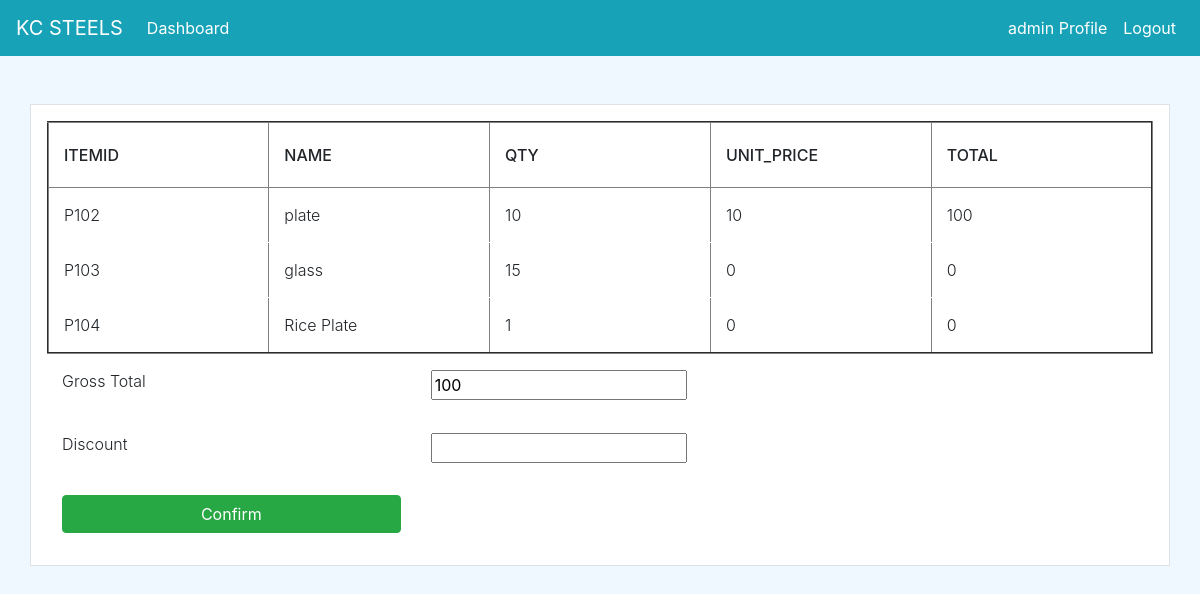
Before: /purchase/add/PO101/confirm (signed in) with the older database file.
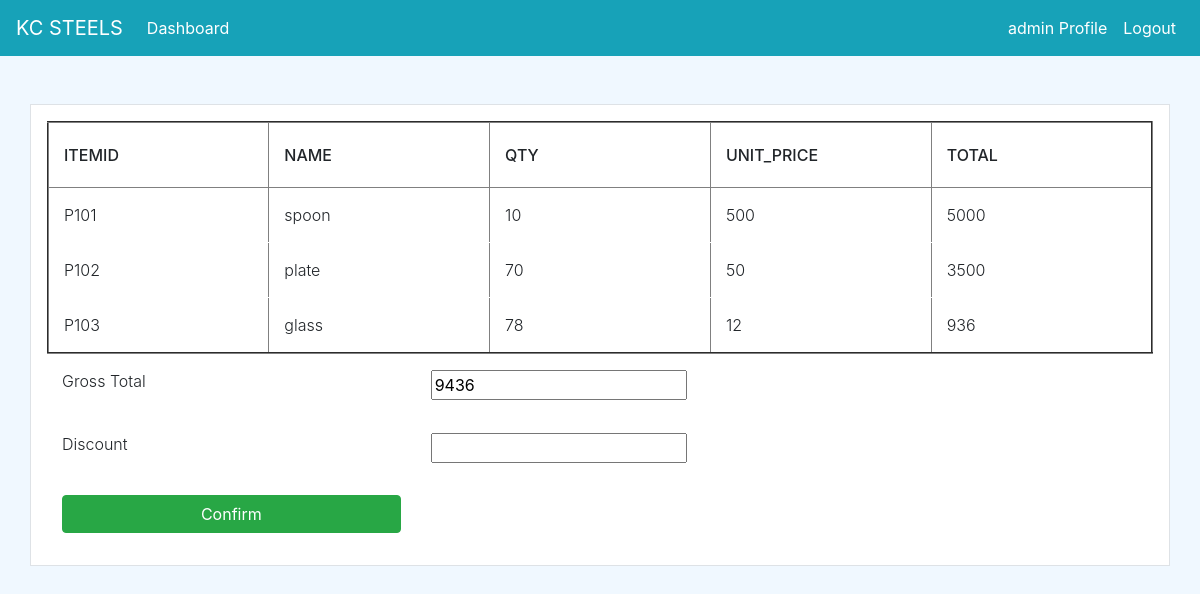
After: the same page with the newer database file.
### dashboard/models.py (models this page shows, shortened)
class PurchasedItems(models.Model):
    po_number = models.ForeignKey(PurchaseOrder, on_delete=models.CASCADE,null=True)
    vendor_id = models.ForeignKey(Vendor, on_delete=models.CASCADE,null=True)
    item_id = models.ForeignKey(Item, on_delete=models.CASCADE,null=True)
    item_name = models.CharField(max_length=100, null=True)
    quantity = models.PositiveIntegerField(null=True, default=0)
    unit_price = models.PositiveIntegerField(null=True, default=0)
    total_amt = models.PositiveIntegerField(null=True)
    @property
    def item_name(self):
        return self.item_id.name

class Item(models.Model):
        item_no = models.IntegerField(null=True)
        item_id = models.CharField(max_length=10,null=True)
        name = models.CharField(max_length=100, null=True, blank=False)
        unit_price = models.PositiveBigIntegerField(null=True,blank=True)
        qty_available = models.PositiveIntegerField(null=True, default=0)
        qty_sold = models.PositiveIntegerField(null=True, default=0)
        qty_purchased = models.PositiveIntegerField(null=True, default=0)
        status = models.BooleanField(default=False)
        def __str__(self):
            return self.item_id

### dashboard/views.py (the view, shortened to what this page needs)
# urls.py: path('purchase/add/<po_number>/confirm',views.purchase_add_confirm,name='purchase_add_confirm'),
@login_required
def purchase_add_confirm(request ,po_number):
    purchase_orders = PurchaseOrder.objects.all()
    current_po_number = purchase_orders.values('po_number').filter(po_number=po_number)[0]['po_number']
    current_po_number_view = purchase_orders.values('id').filter(po_number=po_number)[0]['id']
    purchase_order_individals = PurchasedItems.objects.filter(po_number_id=current_po_number_view)
    total_amt = 0
    _id = PurchaseOrder.objects.get(po_number=po_number).id
    for each in PurchasedItems.objects.filter(po_number__id=_id):
        total_amt += each.total_amt
    context = {
        'total_amt' : total_amt,
        'purchase_order_individals':purchase_order_individals,
        'current_po_number' : current_po_number
    }
    return render(request, 'purchase/purchase_confirm.html',context)

### templates/purchase/purchase_confirm.html (shortened to what this page needs)
{% extends 'partial/base.html' %}
{% load crispy_forms_tags %}
{% block content %}
<div class="container bg-white">
    <div class="row mt-5">
            <div class="border bg-white p-3">
                <table cellpadding="0" cellspacing="0" border="2">
                    <thead>
                      <tr>
                        <th scope="col">ItemID</th>
                        <th scope="col">Name</th>
                        <th scope="col">Qty</th>
                        <th scope="col">Unit_Price</th>
                        <th scope="col">Total</th>
                      </tr>
                    </thead>
                    <tbody>
                      {% for purchase_order_individal in purchase_order_individals %}
                      <tr>
                        <td>{{ purchase_order_individal.item_id }}</td>
                        <td>{{ purchase_order_individal.item_name }}</td>
                        <td>{{ purchase_order_individal.quantity }}</td>
                        <td>{{ purchase_order_individal.unit_price }}</td>
                        <td>{{ purchase_order_individal.total_amt }}</td>
                      </tr>
                      {% endfor %}
                    </tbody>
                </table>
                <table>
                    <form method="POST">
                        <tr>
                            <td><label>Gross Total</label></td>
                            <td><input type="text" name="g_amount" value="{{total_amt}}" /><td />
                        </tr>
                        <tr>
                            <td><label>Discount</label></td>
                            <td><input type="text" name="discount" /></td>
                        </tr>
                        <tr>
                            <td><input class="btn btn-success btn-block" data-backdrop="static" type="submit" value="Confirm"></td>
                        </tr>
                    </form>
                </table>
           </div>
    </div>
</div>
{% endblock %}

Changed rows visible on the page:
removed PurchasedItems: item_id "P102", item_name "plate", quantity "10", unit_price "10", total_amt "100"
removed PurchasedItems: item_id "P103", item_name "glass", quantity "15", unit_price "0", total_amt "0"
removed PurchasedItems: item_id "P104", item_name "Rice Plate", quantity "1", unit_price "0", total_amt "0"
added PurchasedItems: item_id "P101", item_name "spoon", quantity "10", unit_price "500", total_amt "5000"
added PurchasedItems: item_id "P102", item_name "plate", quantity "70", unit_price "50", total_amt "3500"
added PurchasedItems: item_id "P103", item_name "glass", quantity "78", unit_price "12", total_amt "936"
Other visible differences:
form field g_amount: "100" → "9436"
